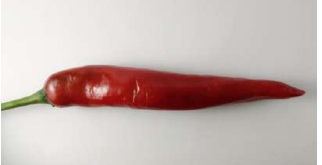
#> input picture cabai.png, 322 x 165 px
$ python test0.py
#> lines starting #> are read from the running program, lines starting #| are printed output that depends on the picture
import cv2
import numpy as np
import pandas as pd


# [11 lines of commented-out code are left out]

def extract_features(image_path):
#> called with image_path = 'cabai.png'
    image = cv2.imread(image_path)
#> image is the input picture: shape (165, 322, 3); mean B, G, R 177.6, 181.5, 198.4
    r, g, b = cv2.split(image)
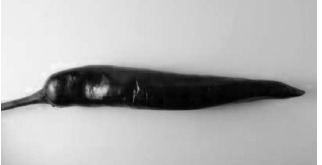
#> r: shape (165, 322); min 1, max 255, mean 177.6
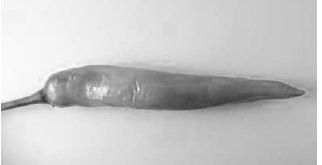
#> b: shape (165, 322); min 54, max 255, mean 198.4
    avg_r = np.mean(r)
#> avg_r = 177.6
    avg_g = np.mean(g)
#> avg_g = 181.5
    avg_b = np.mean(b)
#> avg_b = 198.4
    return [avg_r, avg_g, avg_b]


image_path = "cabai.png"
features = extract_features(image_path)
#> features = [177.6, 181.5, 198.4]
feature_matrix = np.reshape(features, (1, len(features)))
#> feature_matrix = [[177.6, 181.5, 198.4]]
data = pd.DataFrame(feature_matrix, columns=[
                    'Average R', 'Average G', 'Average B'])
#> data = table of 1 rows and 3 columns
data.to_excel('image_features.xlsx', index=False)

$ run again, with pemandangan 2.png copied over cabai.png
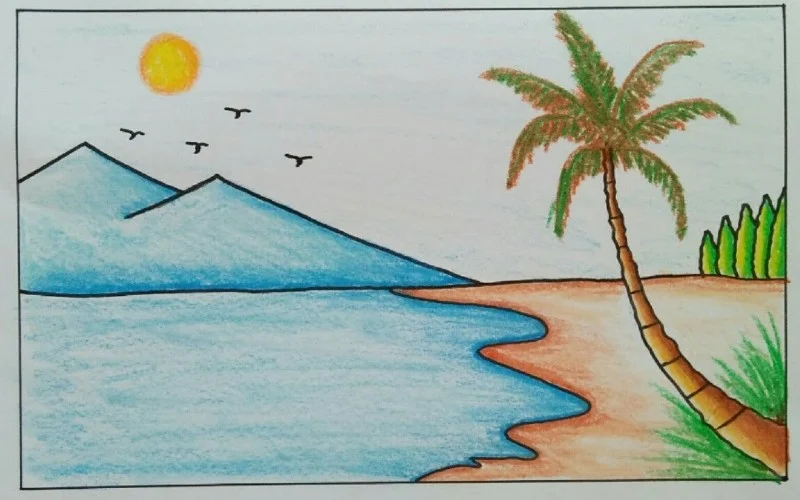
#> input picture pemandangan 2.png, 800 x 500 px
#> in extract_features, image is the input picture: shape (500, 800, 3); mean B, G, R 166.1, 175.8, 161.2
#> in extract_features, `r, g, b = cv2.split(image)`:
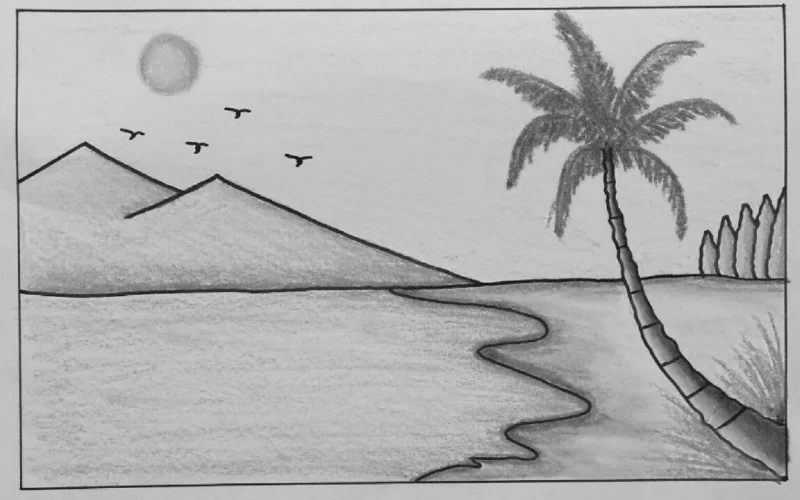
#> g: shape (500, 800); min 10, max 226, mean 175.8
#> in extract_features, `r, g, b = cv2.split(image)`:
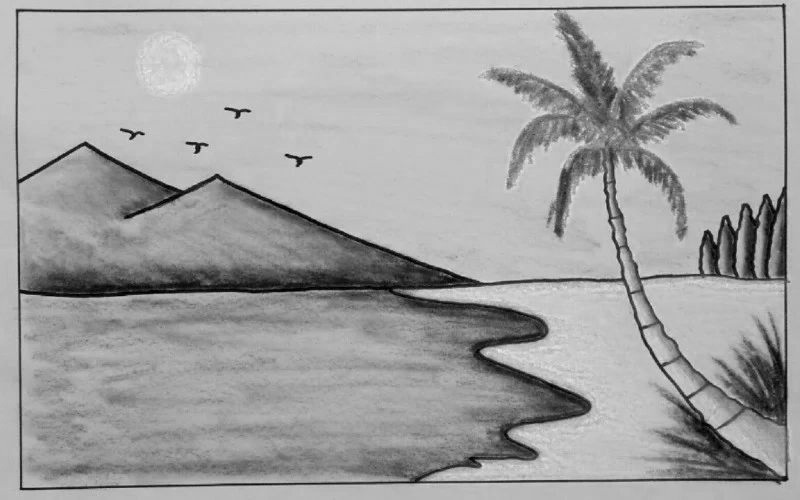
#> b: shape (500, 800); min 0, max 235, mean 161.2
#> avg_r = 166.1
#> avg_g = 175.8
#> avg_b = 161.2
#> features = [166.1, 175.8, 161.2]
#> feature_matrix = [[166.1, 175.8, 161.2]]
#> data = table of 1 rows and 3 columns
